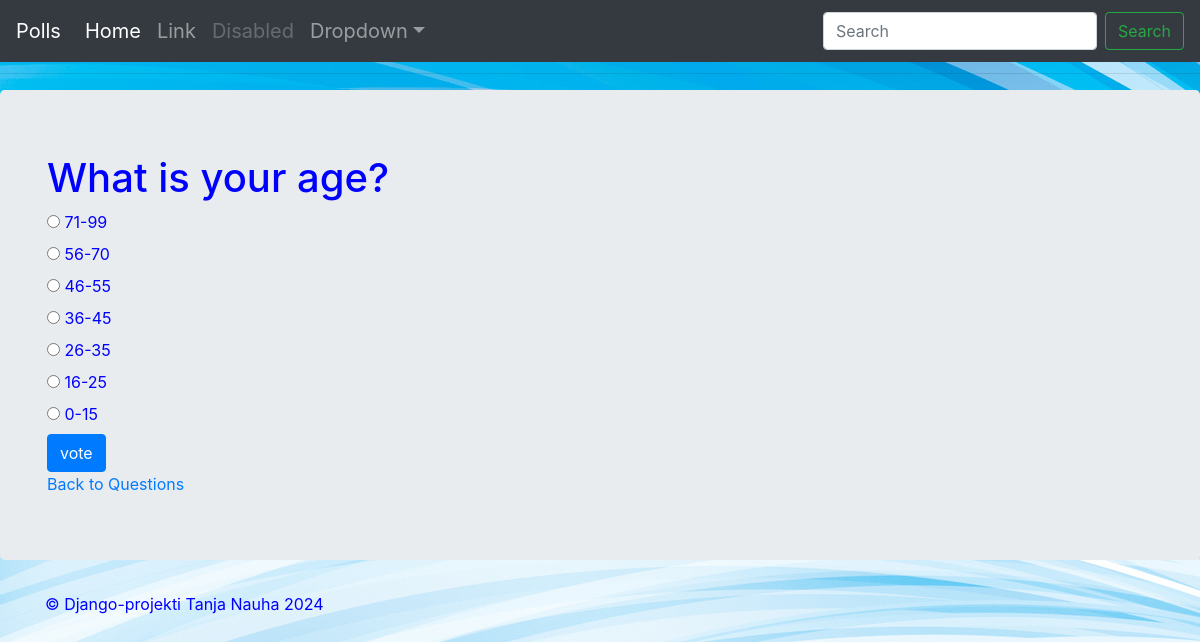
The app's page /kysely/3/ with its own data.
### kysely/models.py (models this page shows, shortened)
class Kysymys(models.Model):
    kysymys_txt = models.CharField(max_length=100)
    julkaisu_pvm = models.DateTimeField("julkaisu pvm")

class Vaihtoehto(models.Model):
    vaihtoehto_txt = models.CharField(max_length=200)
    valinta = models.IntegerField(default=0)
    kysymys = models.ForeignKey(Kysymys, on_delete=models.CASCADE)

### kysely/views.py (the view)
# urls.py: path('<int:question_id>/', views.detail, name="detail"),
def detail(request, question_id):
    kysymys = get_object_or_404(Kysymys, pk=question_id)
    return render(request, 'kysely/detail.html', {'kysymys': kysymys})

### kysely/templates/kysely/detail.html (shortened to what this page needs)
{% extends 'kysely/base.html' %}
{% block main_content %}
<h1>{{kysymys.kysymys_txt}}</h1>
<form action = "{% url 'kysely:vote' kysymys.id %}" method="post">
    {% for vaihtoehto in kysymys.vaihtoehto_set.all %}
        <input type="radio" name="vaihtoehto" id="vaihtoehto{{forloop.counter}}" value="{{vaihtoehto.id}}"/>
    <label for="vaihtoehto{{forloop.counter}}">{{vaihtoehto.vaihtoehto_txt}}</label>
    <br>
    {% endfor %}
    <input type="submit" class = "btn btn-primary" value="vote"/>
</form>
<a href ="{% url 'kysely:index' %}">Back to Questions</a>
{% endblock %}

### kysely/static/kysely/style.css (style rules this page uses)
body { color: blue; background: white url("images/background_django_mysite.jpg") no-repeat; }

### records on screen
Kysymys: kysymys_txt "What is your age?"
Vaihtoehto: vaihtoehto_txt "71-99"
Vaihtoehto: vaihtoehto_txt "56-70"
Vaihtoehto: vaihtoehto_txt "46-55"
Vaihtoehto: vaihtoehto_txt "36-45"
Vaihtoehto: vaihtoehto_txt "26-35"
Vaihtoehto: vaihtoehto_txt "16-25"
Vaihtoehto: vaihtoehto_txt "0-15"
